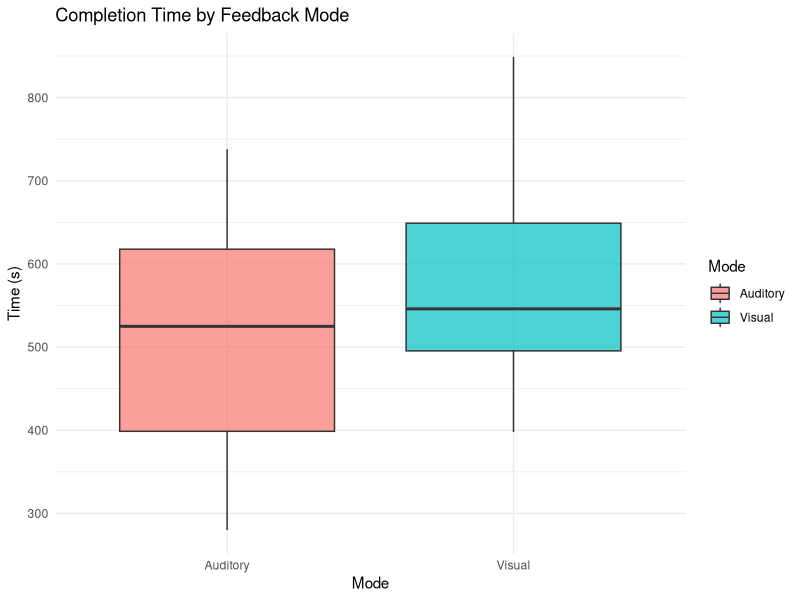
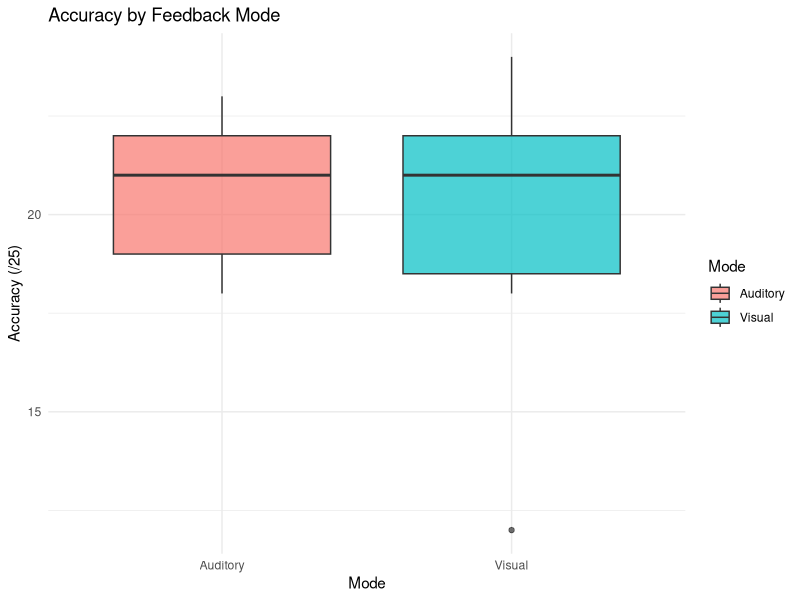
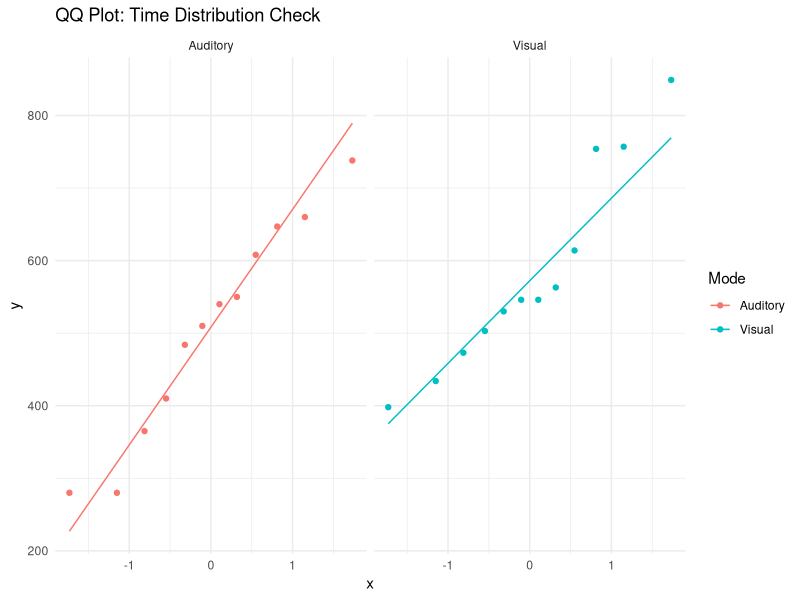
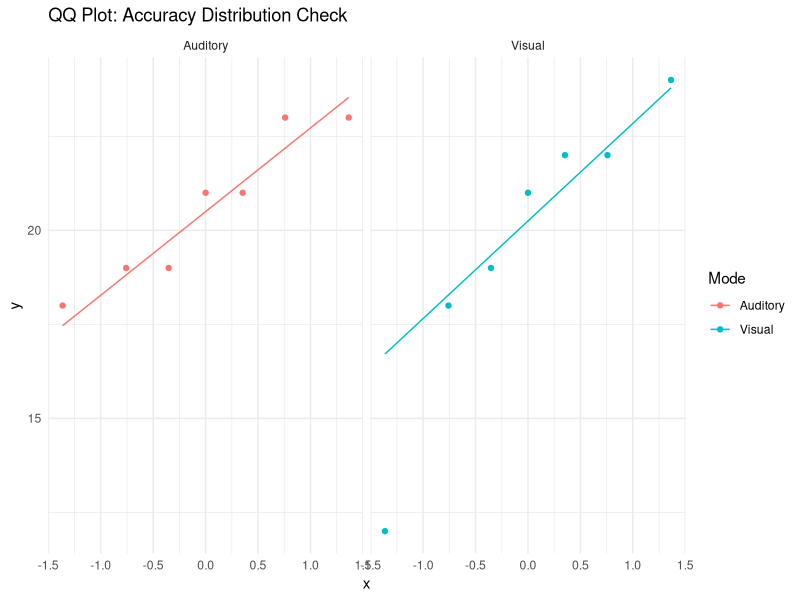
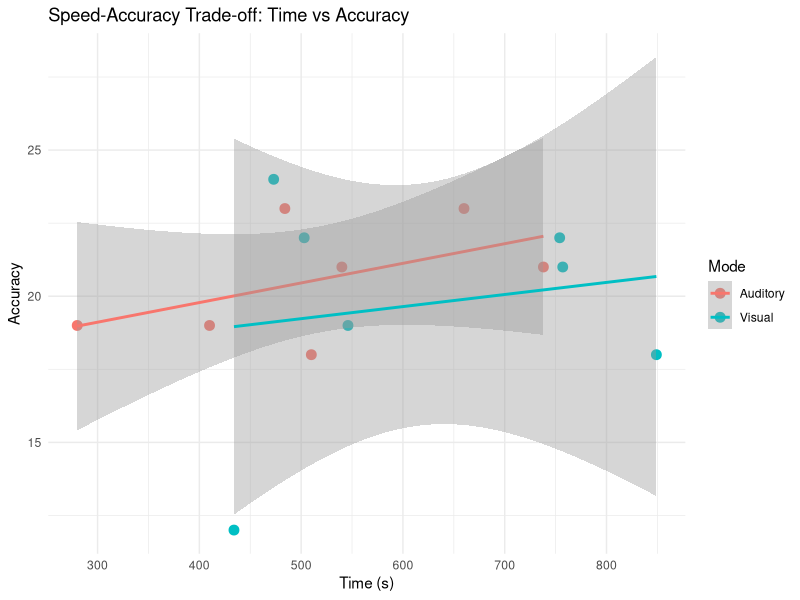

Generate these figures, in order, with R:

# ==============================================================================
# HUMAN-COMPUTER INTERACTION: VISUAL VS. AUDITORY FEEDBACK ANALYSIS
# ==============================================================================

# Install tidyverse if you haven't already: install.packages("tidyverse")
library(tidyverse)

# install.packages("pwr")
library(pwr)

# ==============================================================================
# 1. DATA SETUP & PREPARATION
# ==============================================================================

# Load the partial data
visual_data <- data.frame(
  Mode = "Visual",
  Gender = c("F", "F", "M", "M", "F", "M", "M", "F", "M", "F", "M", "F"),
  Time = c(530, 398, 546, 546, 614, 757, 563, 434, 849, 754, 473, 503),
  Accuracy = c(NA, NA, NA, 19, NA, 21, NA, 12, 18, 22, 24, 22)
)

audio_data <- data.frame(
  Mode = "Auditory",
  Gender = c("F", "F", "F", "M", "M", "M", "M", "M", "F", "F", "F", "M"),
  Time = c(608, 550, 365, 410, 738, 484, 660, 280, 540, 510, 280, 647),
  Accuracy = c(NA, NA, NA, 19, 21, 23, 23, 19, 21, 18, NA, NA)
)

# Combine into one main dataframe
df <- bind_rows(visual_data, audio_data)

# Convert categorical variables to factors for proper statistical modeling
df$Mode <- as.factor(df$Mode)
df$Gender <- as.factor(df$Gender)


# ==============================================================================
# 2. DESCRIPTIVE STATISTICS (RESULTS SECTION)
# ==============================================================================

# Calculate counts, means, medians, standard deviations, and variance
summary_stats <- df %>%
  group_by(Mode) %>%
  summarise(
    Count = n(),
    
    # Time Statistics
    Mean_Time = mean(Time, na.rm = TRUE),
    Median_Time = median(Time, na.rm = TRUE),
    SD_Time = sd(Time, na.rm = TRUE),
    Var_Time = var(Time, na.rm = TRUE),
    
    # Accuracy Statistics
    Mean_Acc = mean(Accuracy, na.rm = TRUE),
    Median_Acc = median(Accuracy, na.rm = TRUE),
    SD_Acc = sd(Accuracy, na.rm = TRUE),
    Var_Acc = var(Accuracy, na.rm = TRUE)
  )

print("--- DESCRIPTIVE STATISTICS ---")
print(summary_stats)


# ==============================================================================
# 3. VISUALIZATIONS (RESULTS SECTION)
# ==============================================================================

# Box and Whisker Plot: Time by Mode
plot_time_box <- ggplot(df, aes(x = Mode, y = Time, fill = Mode)) +
  geom_boxplot(alpha = 0.7) +
  theme_minimal() +
  labs(title = "Completion Time by Feedback Mode", y = "Time (s)")
print(plot_time_box)

# Box and Whisker Plot: Accuracy by Mode
plot_acc_box <- ggplot(drop_na(df, Accuracy), aes(x = Mode, y = Accuracy, fill = Mode)) +
  geom_boxplot(alpha = 0.7) +
  theme_minimal() +
  labs(title = "Accuracy by Feedback Mode", y = "Accuracy (/25)")
print(plot_acc_box)

# QQ Plots to check for Normal Distribution in Time
plot_qq <- ggplot(df, aes(sample = Time, color = Mode)) +
  stat_qq() +
  stat_qq_line() +
  facet_wrap(~ Mode) +
  theme_minimal() +
  labs(title = "QQ Plot: Time Distribution Check")
print(plot_qq)

# QQ Plot to check for Normal Distribution in Accuracy
plot_qq_acc <- ggplot(drop_na(df, Accuracy), aes(sample = Accuracy, color = Mode)) +
  stat_qq() +
  stat_qq_line() +
  facet_wrap(~ Mode) +
  theme_minimal() +
  labs(title = "QQ Plot: Accuracy Distribution Check")
print(plot_qq_acc)

# Scatterplot: Time vs Accuracy (Speed-Accuracy Trade-off Visualized)
plot_scatter <- ggplot(drop_na(df, Accuracy), aes(x = Time, y = Accuracy, color = Mode)) +
  geom_point(size = 3) +
  geom_smooth(method = "lm", se = TRUE) + 
  theme_minimal() +
  labs(title = "Speed-Accuracy Trade-off: Time vs Accuracy", x = "Time (s)", y = "Accuracy")
print(plot_scatter)

# ==============================================================================
# 4. INFERENTIAL STATISTICS (ANALYSIS & RESULTS SECTIONS)
# ==============================================================================

print("--- INFERENTIAL STATISTICS ---")

# ---------------------------------------------------------
# 4a. Assumption Checks (Normality and Variance)
# ---------------------------------------------------------

print(">>> ASSUMPTION CHECKS: TIME <<<")

# Shapiro-Wilk Test for Normality (Time)
shapiro_visual_time <- shapiro.test(df$Time[df$Mode == "Visual"])
shapiro_audio_time <- shapiro.test(df$Time[df$Mode == "Auditory"])
print("Shapiro-Wilk Test (Visual Time):"); print(shapiro_visual_time)
print("Shapiro-Wilk Test (Auditory Time):"); print(shapiro_audio_time)

# F-Test for Equal Variances (Time)
var_test_time <- var.test(Time ~ Mode, data = df)
print("F-Test for Equal Variances (Time):"); print(var_test_time)


print(">>> ASSUMPTION CHECKS: ACCURACY <<<")

# Shapiro-Wilk Test for Normality (Accuracy) 
# Note: We use !is.na() to ignore the empty accuracy rows
shapiro_visual_acc <- shapiro.test(df$Accuracy[df$Mode == "Visual" & !is.na(df$Accuracy)])
shapiro_audio_acc <- shapiro.test(df$Accuracy[df$Mode == "Auditory" & !is.na(df$Accuracy)])
print("Shapiro-Wilk Test (Visual Accuracy):"); print(shapiro_visual_acc)
print("Shapiro-Wilk Test (Auditory Accuracy):"); print(shapiro_audio_acc)

# F-Test for Equal Variances (Accuracy)
var_test_acc <- var.test(Accuracy ~ Mode, data = df)
print("F-Test for Equal Variances (Accuracy):"); print(var_test_acc)


# ---------------------------------------------------------
# 4b. Group Comparisons (T-Tests)
# ---------------------------------------------------------

print(">>> T-TESTS: TIME <<<")

# TWO-TAILED T-TEST: "Is there a difference in time between modes?"
t_test_time_two <- t.test(Time ~ Mode, data = df)
print("Two-Tailed T-Test (Time vs Mode):"); print(t_test_time_two)

# ONE-TAILED T-TEST: "Is Auditory significantly SLOWER (less time) than Visual?"
# "alternative = less" tests if Auditory (Group 1) > Visual (Group 2).
t_test_time_one <- t.test(Time ~ Mode, data = df, alternative = "greater")
print("One-Tailed T-Test (Auditory Time < Visual Time):"); print(t_test_time_one)


print(">>> T-TESTS: ACCURACY <<<")

# TWO-TAILED T-TEST: "Is there a difference in accuracy between modes?"
t_test_acc_two <- t.test(Accuracy ~ Mode, data = df)
print("Two-Tailed T-Test (Accuracy vs Mode):"); print(t_test_acc_two)

# ONE-TAILED T-TEST: "Is Auditory significantly MORE ACCURATE (higher score) than Visual?"
# "alternative = greater" tests if Auditory (Group 1) > Visual (Group 2).
t_test_acc_one <- t.test(Accuracy ~ Mode, data = df, alternative = "greater")
print("One-Tailed T-Test (Auditory Accuracy > Visual Accuracy):"); print(t_test_acc_one)


# ---------------------------------------------------------
# 4c. Speed-Accuracy Trade-off (Correlation & Regression)
# ---------------------------------------------------------

print(">>> SPEED-ACCURACY TRADE-OFF <<<")

# Overall Pearson Correlation between Time and Accuracy (ignoring NAs)
cor_overall <- cor.test(df$Time, df$Accuracy, method = "pearson", use = "complete.obs")
print("Speed-Accuracy Trade-off (Overall Correlation):"); print(cor_overall)

# Least Squares Linear Regression Model (Does Mode and Time predict Accuracy?)
model_lm <- lm(Accuracy ~ Time * Mode, data = df)
print("Linear Regression Model Summary:"); print(summary(model_lm))

# ---------------------------------------------------------
# 5. POST-HOC POWER ANALYSIS (TYPE II ERROR)
# ---------------------------------------------------------

# Step 1: Dynamically extract the means, SDs, and sample sizes from your dataframe
# (Using na.rm = TRUE ensures it doesn't break if you have missing data)
mean_visual   <- mean(df$Time[df$Mode == "Visual"], na.rm = TRUE)
mean_auditory <- mean(df$Time[df$Mode == "Auditory"], na.rm = TRUE)

sd_visual   <- sd(df$Time[df$Mode == "Visual"], na.rm = TRUE)
sd_auditory <- sd(df$Time[df$Mode == "Auditory"], na.rm = TRUE)

n_visual   <- sum(df$Mode == "Visual" & !is.na(df$Time))
n_auditory <- sum(df$Mode == "Auditory" & !is.na(df$Time))

# Step 2: Calculate the Pooled Standard Deviation
# This is the statistical formula for combining the variance of two groups
numerator <- ((n_visual - 1) * sd_visual^2) + ((n_auditory - 1) * sd_auditory^2)
denominator <- (n_visual + n_auditory - 2)
pooled_sd <- sqrt(numerator / denominator)

# Step 3: Calculate Cohen's d (Effect Size)
# We use the absolute difference because power analyses require a positive effect size
effect_size_d <- abs(mean_visual - mean_auditory) / pooled_sd

# Step 4: Run the Power Analysis
# We use the average of the two group sizes just in case your final groups are slightly uneven
n_per_group <- (n_visual + n_auditory) / 2 

power_test <- pwr.t.test(
  n = n_per_group, 
  d = effect_size_d, 
  sig.level = 0.05, 
  type = "two.sample", 
  alternative = "greater" # "greater" is used here to indicate a one-tailed test
)

print("--- DYNAMIC POST-HOC POWER ANALYSIS ---")
print(power_test)
